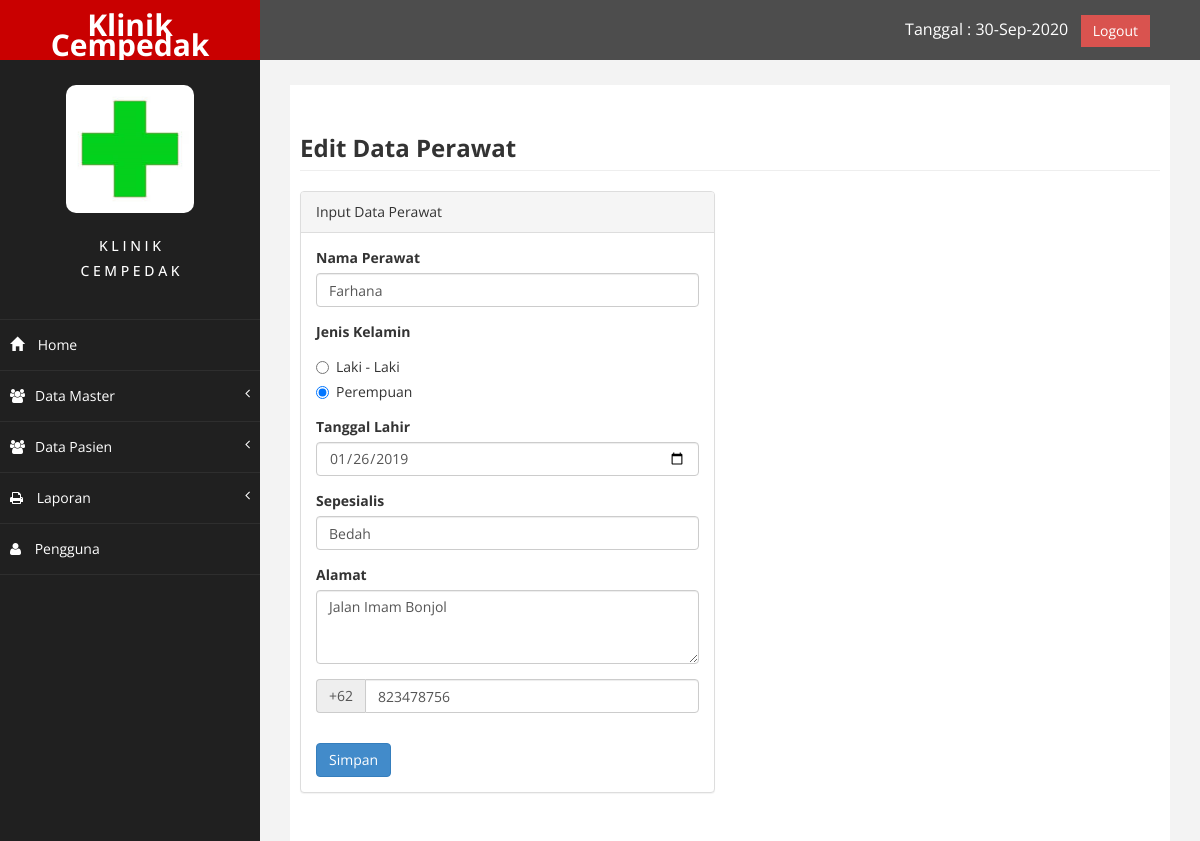
Screenshot of /index.php?page=perawat&aksi=edit&kode_perawat=R0001 (signed in) with the database file from the repository.
### tables this page shows
CREATE TABLE IF NOT EXISTS `perawat` (
  `kode_perawat` varchar(10) NOT NULL,
  `nama_perawat` varchar(50) NOT NULL,
  `Jenis_kelamin` varchar(10) NOT NULL,
  `tanggal_lahir` date NOT NULL,
  `sepesialis` varchar(50) NOT NULL,
  `alamat` varchar(50) NOT NULL,
  `no_hp` int(13) NOT NULL,
  PRIMARY KEY (`kode_perawat`)
);

### page/perawat/edit.php (the view, shortened to what this page needs)
<?php
    $kode_perawat = $_GET ['kode_perawat'];
    $sql = $koneksi -> query ("SELECT * FROM perawat WHERE kode_perawat='$kode_perawat'");
    $tampil = $sql -> fetch_assoc();
?>
<div class="row">
    <div class="col-lg-12">
    <h3 class="page-header"><strong>Edit Data Perawat</strong></h3>
    </div>
</div>
    <div class="row">
        <div class="col-lg-6">
            <div class="panel panel-default">
                <div class="panel-heading">Input Data Perawat</div>
                    <div class="panel-body">
                        <div class="row">
                            <form method="post" role="form" action="">
                            <div class="col-lg-12">
                                    <div class="form-group">
                                        <label>Nama Perawat</label>
                                        <input class="form-control" placeholder="Nama Pasien" name="nama" value="<?php echo $tampil['nama_perawat'];?>">
                                    </div>
                                        <div class="form-group">
                                            <label>Jenis Kelamin</label>
                    <?php if($tampil['Jenis_kelamin']=="Perempuan"){ ?>
                                            <div class="radio">
                                                <label>
                                                    <input type="radio" name="jk" value="Laki-laki">
                                                    Laki - Laki
                                                </label>
                                            </div>
                                            <div class="radio">
                                                <label>
                                                    <input type="radio" name="jk" value="Perempuan" checked>
                                                    Perempuan
                                                </label>
                                            </div>
                    <?php } ?>
                                        </div>
                                    <div class="form-group">
                                            <label>Tanggal Lahir</label>
                                            <input class="form-control" type="date" placeholder="Tanggal Lahir" name="tanggal_lahir" value="<?php echo $tampil['tanggal_lahir'];?>">
                                    </div>
                                    <div class="form-group">
                                        <label>Sepesialis</label>
                                        <input class="form-control" placeholder="Sepesialis" name="sepesialis" value="<?php echo $tampil['sepesialis'];?>">
                                    </div>
                                     <div class="form-group">
                                            <label>Alamat</label>
                                            <textarea class="form-control" placeholder="Alamat" name="alamat" rows="3"><?php echo $tampil['alamat'];?>
                                            </textarea>
                                        </div>
                                    <div class="form-group input-group">
                                        <span class="input-group-addon">+62</span>
                                        <input type="number" class="form-control" placeholder="No Handphone" name="nohp" value="<?php echo $tampil['no_hp'];?>">
                                    </div>
                                <div>
                                <input type="submit" name="simpan" value="Simpan" class="btn btn-primary" style="margin-top: 15px;">
                                </div>
                            </div>
                            </form>
                        </div>
                    </div>
            </div>
        </div>
    </div>

### assets/css/custom.css (style rules this page uses)
body { font-family: 'Open Sans', sans-serif; }

### rows the page displays
perawat: nama "Farhana", tanggal_lahir "01/26/2019", sepesialis "Bedah", alamat "Jalan Imam Bonjol", nohp "823478756"
